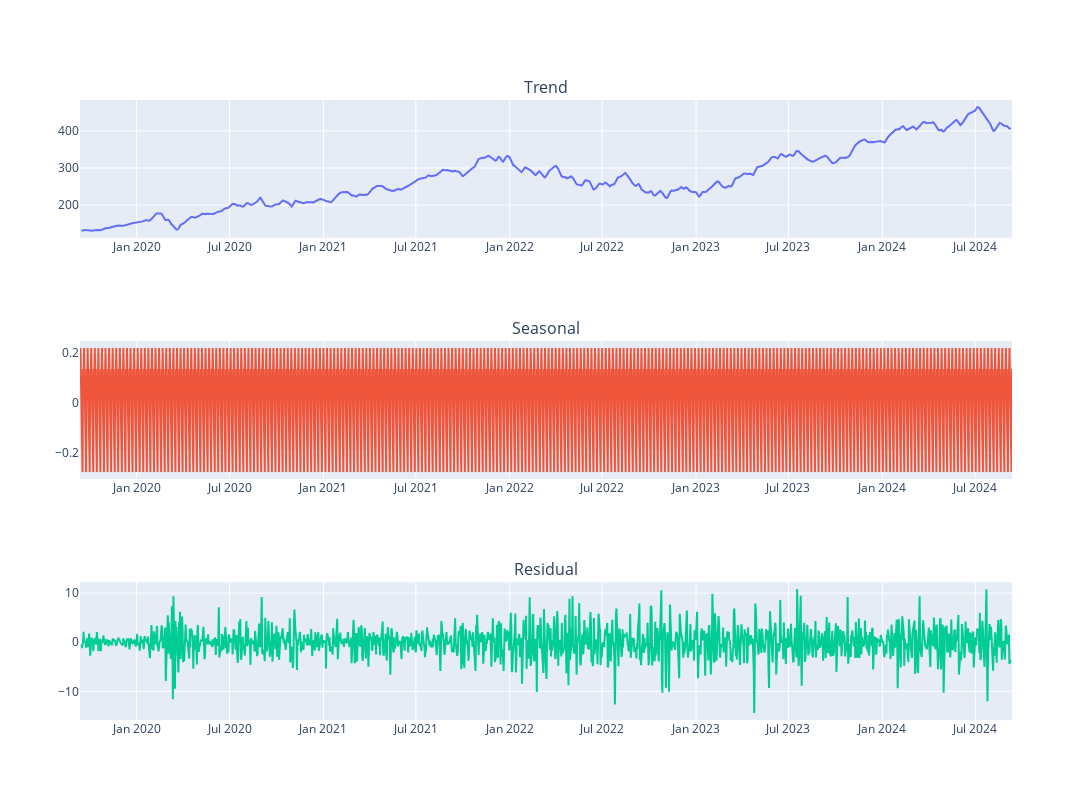

Here is the notebook cell this chart was saved with:
### Code cell
# Plotting the trend, seasonal and residual components
plt_ts_comp(msft_decomp_df)

### Figure 1 — Plotly figure (JSON) as saved in the notebook; plotly's stock layout.template omitted (floating-point values rounded to 4 significant figures; data arrays with more than 128 entries replaced by an {"elided": "..."} marker saying what was removed)
{"data": [{"type": "scatter", "x": {"elided": "1827 str values"}, "xaxis": "x", "y": {"elided": "1827 float values"}, "yaxis": "y"}, {"type": "scatter", "x": {"elided": "1827 str values"}, "xaxis": "x2", "y": {"elided": "1827 float values"}, "yaxis": "y2"}, {"type": "scatter", "x": {"elided": "1827 str values"}, "xaxis": "x3", "y": {"elided": "1827 float values"}, "yaxis": "y3"}], "layout": {"annotations": [{"font": {"size": 16}, "showarrow": false, "text": "Trend", "x": 0.5, "xanchor": "center", "xref": "paper", "y": 1, "yanchor": "bottom", "yref": "paper"}, {"font": {"size": 16}, "showarrow": false, "text": "Seasonal", "x": 0.5, "xanchor": "center", "xref": "paper", "y": 0.6111, "yanchor": "bottom", "yref": "paper"}, {"font": {"size": 16}, "showarrow": false, "text": "Residual", "x": 0.5, "xanchor": "center", "xref": "paper", "y": 0.2222, "yanchor": "bottom", "yref": "paper"}], "height": 800, "showlegend": false, "width": 1200, "xaxis": {"anchor": "y", "domain": [0, 1]}, "xaxis2": {"anchor": "y2", "domain": [0, 1]}, "xaxis3": {"anchor": "y3", "domain": [0, 1]}, "yaxis": {"anchor": "x", "domain": [0.7778, 1]}, "yaxis2": {"anchor": "x2", "domain": [0.3889, 0.6111]}, "yaxis3": {"anchor": "x3", "domain": [0, 0.2222]}}}
